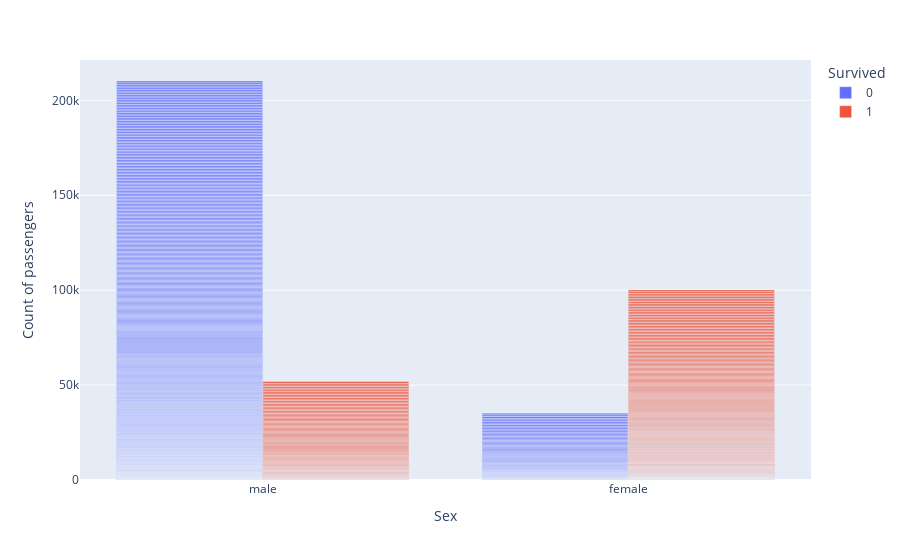

Notebook source saved alongside this figure:
### Code cell
#Bar plot to visualize the number of passengers who survived and did not survive, broken down by gender.
fig = px.bar(data, x='Sex', y='PassengerId' ,  color='Survived', barmode="group",labels={'PassengerId':'Count of passengers'})
fig.show()

### Figure 1 — Plotly figure (JSON) as saved in the notebook; plotly's stock layout.template omitted (floating-point values rounded to 4 significant figures; data arrays with more than 128 entries replaced by an {"elided": "..."} marker saying what was removed)
{"data": [{"alignmentgroup": "True", "hovertemplate": "Survived=0<br>Sex=%{x}<br>Count of passengers=%{y}<extra></extra>", "legendgroup": "0", "marker": {"color": "#636efa", "pattern": {"shape": ""}}, "name": "0", "offsetgroup": "0", "orientation": "v", "showlegend": true, "textposition": "auto", "type": "bar", "x": {"elided": "549 str values"}, "xaxis": "x", "y": {"elided": "549 int values"}, "yaxis": "y"}, {"alignmentgroup": "True", "hovertemplate": "Survived=1<br>Sex=%{x}<br>Count of passengers=%{y}<extra></extra>", "legendgroup": "1", "marker": {"color": "#EF553B", "pattern": {"shape": ""}}, "name": "1", "offsetgroup": "1", "orientation": "v", "showlegend": true, "textposition": "auto", "type": "bar", "x": {"elided": "342 str values"}, "xaxis": "x", "y": {"elided": "342 int values"}, "yaxis": "y"}], "layout": {"barmode": "group", "legend": {"title": {"text": "Survived"}, "tracegroupgap": 0}, "margin": {"t": 60}, "xaxis": {"anchor": "y", "domain": [0, 1], "title": {"text": "Sex"}}, "yaxis": {"anchor": "x", "domain": [0, 1], "title": {"text": "Count of passengers"}}}}
